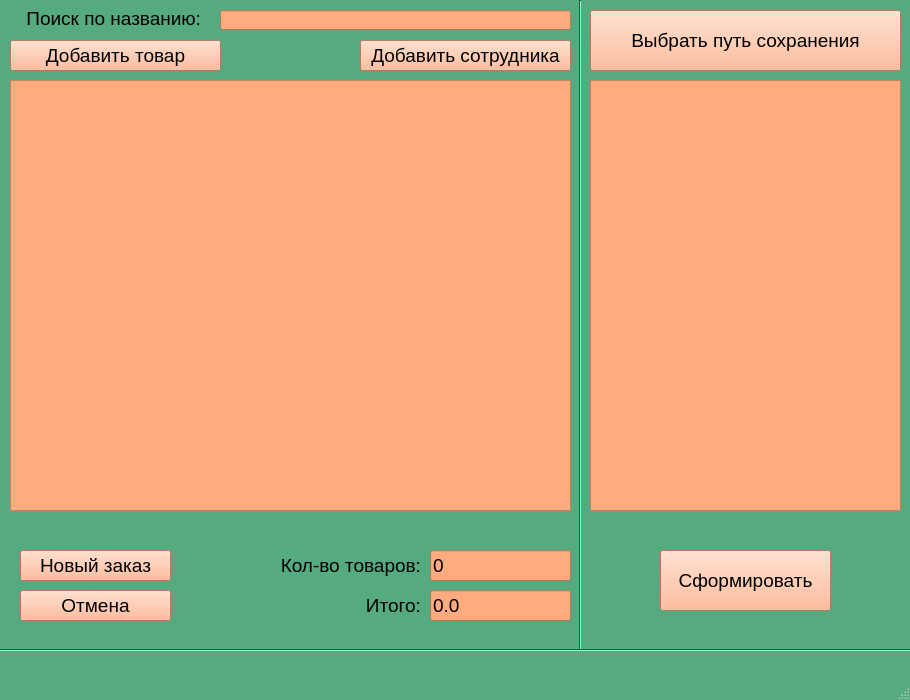
<?xml version="1.0" encoding="UTF-8"?>
<ui version="4.0">
 <class>MainWindow</class>
 <widget class="QMainWindow" name="MainWindow">
  <property name="geometry">
   <rect>
    <x>0</x>
    <y>0</y>
    <width>910</width>
    <height>700</height>
   </rect>
  </property>
  <property name="palette">
   <palette>
    <active>
     <colorrole role="WindowText">
      <brush brushstyle="SolidPattern">
       <color alpha="255">
        <red>0</red>
        <green>0</green>
        <blue>0</blue>
       </color>
      </brush>
     </colorrole>
     <colorrole role="Button">
      <brush brushstyle="SolidPattern">
       <color alpha="255">
        <red>85</red>
        <green>170</green>
        <blue>127</blue>
       </color>
      </brush>
     </colorrole>
     <colorrole role="Light">
      <brush brushstyle="SolidPattern">
       <color alpha="255">
        <red>127</red>
        <green>255</green>
        <blue>191</blue>
       </color>
      </brush>
     </colorrole>
     <colorrole role="Midlight">
      <brush brushstyle="SolidPattern">
       <color alpha="255">
        <red>106</red>
        <green>212</green>
        <blue>159</blue>
       </color>
      </brush>
     </colorrole>
     <colorrole role="Dark">
      <brush brushstyle="SolidPattern">
       <color alpha="255">
        <red>42</red>
        <green>85</green>
        <blue>64</blue>
       </color>
      </brush>
     </colorrole>
     <colorrole role="Mid">
      <brush brushstyle="SolidPattern">
       <color alpha="255">
        <red>57</red>
        <green>113</green>
        <blue>85</blue>
       </color>
      </brush>
     </colorrole>
     <colorrole role="Text">
      <brush brushstyle="SolidPattern">
       <color alpha="255">
        <red>0</red>
        <green>0</green>
        <blue>0</blue>
       </color>
      </brush>
     </colorrole>
     <colorrole role="BrightText">
      <brush brushstyle="SolidPattern">
       <color alpha="255">
        <red>255</red>
        <green>255</green>
        <blue>255</blue>
       </color>
      </brush>
     </colorrole>
     <colorrole role="ButtonText">
      <brush brushstyle="SolidPattern">
       <color alpha="255">
        <red>0</red>
        <green>0</green>
        <blue>0</blue>
       </color>
      </brush>
     </colorrole>
     <colorrole role="Base">
      <brush brushstyle="SolidPattern">
       <color alpha="255">
        <red>255</red>
        <green>255</green>
        <blue>255</blue>
       </color>
      </brush>
     </colorrole>
     <colorrole role="Window">
      <brush brushstyle="SolidPattern">
       <color alpha="255">
        <red>85</red>
        <green>170</green>
        <blue>127</blue>
       </color>
      </brush>
     </colorrole>
     <colorrole role="Shadow">
      <brush brushstyle="SolidPattern">
       <color alpha="255">
        <red>0</red>
        <green>0</green>
        <blue>0</blue>
       </color>
      </brush>
     </colorrole>
     <colorrole role="AlternateBase">
      <brush brushstyle="SolidPattern">
       <color alpha="255">
        <red>170</red>
        <green>212</green>
        <blue>191</blue>
       </color>
      </brush>
     </colorrole>
     <colorrole role="ToolTipBase">
      <brush brushstyle="SolidPattern">
       <color alpha="255">
        <red>255</red>
        <green>255</green>
        <blue>220</blue>
       </color>
      </brush>
     </colorrole>
     <colorrole role="ToolTipText">
      <brush brushstyle="SolidPattern">
       <color alpha="255">
        <red>0</red>
        <green>0</green>
        <blue>0</blue>
       </color>
      </brush>
     </colorrole>
     <colorrole role="PlaceholderText">
      <brush brushstyle="SolidPattern">
       <color alpha="128">
        <red>0</red>
        <green>0</green>
        <blue>0</blue>
       </color>
      </brush>
     </colorrole>
    </active>
    <inactive>
     <colorrole role="WindowText">
      <brush brushstyle="SolidPattern">
       <color alpha="255">
        <red>0</red>
        <green>0</green>
        <blue>0</blue>
       </color>
      </brush>
     </colorrole>
     <colorrole role="Button">
      <brush brushstyle="SolidPattern">
       <color alpha="255">
        <red>85</red>
        <green>170</green>
        <blue>127</blue>
       </color>
      </brush>
     </colorrole>
     <colorrole role="Light">
      <brush brushstyle="SolidPattern">
       <color alpha="255">
        <red>127</red>
        <green>255</green>
        <blue>191</blue>
       </color>
      </brush>
     </colorrole>
     <colorrole role="Midlight">
      <brush brushstyle="SolidPattern">
       <color alpha="255">
        <red>106</red>
        <green>212</green>
        <blue>159</blue>
       </color>
      </brush>
     </colorrole>
     <colorrole role="Dark">
      <brush brushstyle="SolidPattern">
       <color alpha="255">
        <red>42</red>
        <green>85</green>
        <blue>64</blue>
       </color>
      </brush>
     </colorrole>
     <colorrole role="Mid">
      <brush brushstyle="SolidPattern">
       <color alpha="255">
        <red>57</red>
        <green>113</green>
        <blue>85</blue>
       </color>
      </brush>
     </colorrole>
     <colorrole role="Text">
      <brush brushstyle="SolidPattern">
       <color alpha="255">
        <red>0</red>
        <green>0</green>
        <blue>0</blue>
       </color>
      </brush>
     </colorrole>
     <colorrole role="BrightText">
      <brush brushstyle="SolidPattern">
       <color alpha="255">
        <red>255</red>
        <green>255</green>
        <blue>255</blue>
       </color>
      </brush>
     </colorrole>
     <colorrole role="ButtonText">
      <brush brushstyle="SolidPattern">
       <color alpha="255">
        <red>0</red>
        <green>0</green>
        <blue>0</blue>
       </color>
      </brush>
     </colorrole>
     <colorrole role="Base">
      <brush brushstyle="SolidPattern">
       <color alpha="255">
        <red>255</red>
        <green>255</green>
        <blue>255</blue>
       </color>
      </brush>
     </colorrole>
     <colorrole role="Window">
      <brush brushstyle="SolidPattern">
       <color alpha="255">
        <red>85</red>
        <green>170</green>
        <blue>127</blue>
       </color>
      </brush>
     </colorrole>
     <colorrole role="Shadow">
      <brush brushstyle="SolidPattern">
       <color alpha="255">
        <red>0</red>
        <green>0</green>
        <blue>0</blue>
       </color>
      </brush>
     </colorrole>
     <colorrole role="AlternateBase">
      <brush brushstyle="SolidPattern">
       <color alpha="255">
        <red>170</red>
        <green>212</green>
        <blue>191</blue>
       </color>
      </brush>
     </colorrole>
     <colorrole role="ToolTipBase">
      <brush brushstyle="SolidPattern">
       <color alpha="255">
        <red>255</red>
        <green>255</green>
        <blue>220</blue>
       </color>
      </brush>
     </colorrole>
     <colorrole role="ToolTipText">
      <brush brushstyle="SolidPattern">
       <color alpha="255">
        <red>0</red>
        <green>0</green>
        <blue>0</blue>
       </color>
      </brush>
     </colorrole>
     <colorrole role="PlaceholderText">
      <brush brushstyle="SolidPattern">
       <color alpha="128">
        <red>0</red>
        <green>0</green>
        <blue>0</blue>
       </color>
      </brush>
     </colorrole>
    </inactive>
    <disabled>
     <colorrole role="WindowText">
      <brush brushstyle="SolidPattern">
       <color alpha="255">
        <red>42</red>
        <green>85</green>
        <blue>64</blue>
       </color>
      </brush>
     </colorrole>
     <colorrole role="Button">
      <brush brushstyle="SolidPattern">
       <color alpha="255">
        <red>85</red>
        <green>170</green>
        <blue>127</blue>
       </color>
      </brush>
     </colorrole>
     <colorrole role="Light">
      <brush brushstyle="SolidPattern">
       <color alpha="255">
        <red>127</red>
        <green>255</green>
        <blue>191</blue>
       </color>
      </brush>
     </colorrole>
     <colorrole role="Midlight">
      <brush brushstyle="SolidPattern">
       <color alpha="255">
        <red>106</red>
        <green>212</green>
        <blue>159</blue>
       </color>
      </brush>
     </colorrole>
     <colorrole role="Dark">
      <brush brushstyle="SolidPattern">
       <color alpha="255">
        <red>42</red>
        <green>85</green>
        <blue>64</blue>
       </color>
      </brush>
     </colorrole>
     <colorrole role="Mid">
      <brush brushstyle="SolidPattern">
       <color alpha="255">
        <red>57</red>
        <green>113</green>
        <blue>85</blue>
       </color>
      </brush>
     </colorrole>
     <colorrole role="Text">
      <brush brushstyle="SolidPattern">
       <color alpha="255">
        <red>42</red>
        <green>85</green>
        <blue>64</blue>
       </color>
      </brush>
     </colorrole>
     <colorrole role="BrightText">
      <brush brushstyle="SolidPattern">
       <color alpha="255">
        <red>255</red>
        <green>255</green>
        <blue>255</blue>
       </color>
      </brush>
     </colorrole>
     <colorrole role="ButtonText">
      <brush brushstyle="SolidPattern">
       <color alpha="255">
        <red>42</red>
        <green>85</green>
        <blue>64</blue>
       </color>
      </brush>
     </colorrole>
     <colorrole role="Base">
      <brush brushstyle="SolidPattern">
       <color alpha="255">
        <red>85</red>
        <green>170</green>
        <blue>127</blue>
       </color>
      </brush>
     </colorrole>
     <colorrole role="Window">
      <brush brushstyle="SolidPattern">
       <color alpha="255">
        <red>85</red>
        <green>170</green>
        <blue>127</blue>
       </color>
      </brush>
     </colorrole>
     <colorrole role="Shadow">
      <brush brushstyle="SolidPattern">
       <color alpha="255">
        <red>0</red>
        <green>0</green>
        <blue>0</blue>
       </color>
      </brush>
     </colorrole>
     <colorrole role="AlternateBase">
      <brush brushstyle="SolidPattern">
       <color alpha="255">
        <red>85</red>
        <green>170</green>
        <blue>127</blue>
       </color>
      </brush>
     </colorrole>
     <colorrole role="ToolTipBase">
      <brush brushstyle="SolidPattern">
       <color alpha="255">
        <red>255</red>
        <green>255</green>
        <blue>220</blue>
       </color>
      </brush>
     </colorrole>
     <colorrole role="ToolTipText">
      <brush brushstyle="SolidPattern">
       <color alpha="255">
        <red>0</red>
        <green>0</green>
        <blue>0</blue>
       </color>
      </brush>
     </colorrole>
     <colorrole role="PlaceholderText">
      <brush brushstyle="SolidPattern">
       <color alpha="128">
        <red>0</red>
        <green>0</green>
        <blue>0</blue>
       </color>
      </brush>
     </colorrole>
    </disabled>
   </palette>
  </property>
  <property name="windowTitle">
   <string>Создание заказа</string>
  </property>
  <property name="windowIcon">
   <iconset>
    <normaloff>../pic/icon2.jpg</normaloff>../pic/icon2.jpg</iconset>
  </property>
  <widget class="QWidget" name="centralwidget">
   <widget class="QPushButton" name="newOrderButton">
    <property name="geometry">
     <rect>
      <x>20</x>
      <y>550</y>
      <width>151</width>
      <height>31</height>
     </rect>
    </property>
    <property name="font">
     <font>
      <pointsize>14</pointsize>
     </font>
    </property>
    <property name="styleSheet">
     <string notr="true">background-color: rgb(255, 170, 127);</string>
    </property>
    <property name="text">
     <string>Новый заказ</string>
    </property>
   </widget>
   <widget class="QPushButton" name="cancelButton">
    <property name="geometry">
     <rect>
      <x>20</x>
      <y>590</y>
      <width>151</width>
      <height>31</height>
     </rect>
    </property>
    <property name="font">
     <font>
      <pointsize>14</pointsize>
     </font>
    </property>
    <property name="styleSheet">
     <string notr="true">background-color: rgb(255, 170, 127);</string>
    </property>
    <property name="text">
     <string>Отмена</string>
    </property>
   </widget>
   <widget class="QLabel" name="amountLabel">
    <property name="geometry">
     <rect>
      <x>270</x>
      <y>550</y>
      <width>151</width>
      <height>31</height>
     </rect>
    </property>
    <property name="font">
     <font>
      <family>MS Shell Dlg 2</family>
      <pointsize>14</pointsize>
      <weight>50</weight>
      <italic>false</italic>
      <bold>false</bold>
     </font>
    </property>
    <property name="styleSheet">
     <string notr="true">font: 14pt &quot;MS Shell Dlg 2&quot;;</string>
    </property>
    <property name="text">
     <string>Кол-во товаров:</string>
    </property>
    <property name="alignment">
     <set>Qt::AlignRight|Qt::AlignTrailing|Qt::AlignVCenter</set>
    </property>
   </widget>
   <widget class="QLabel" name="resultSumLabel">
    <property name="geometry">
     <rect>
      <x>320</x>
      <y>590</y>
      <width>101</width>
      <height>31</height>
     </rect>
    </property>
    <property name="font">
     <font>
      <family>MS Shell Dlg 2</family>
      <pointsize>14</pointsize>
      <weight>50</weight>
      <italic>false</italic>
      <bold>false</bold>
     </font>
    </property>
    <property name="styleSheet">
     <string notr="true">font: 14pt &quot;MS Shell Dlg 2&quot;;</string>
    </property>
    <property name="text">
     <string>Итого:</string>
    </property>
    <property name="alignment">
     <set>Qt::AlignRight|Qt::AlignTrailing|Qt::AlignVCenter</set>
    </property>
   </widget>
   <widget class="QLineEdit" name="amountLine">
    <property name="geometry">
     <rect>
      <x>430</x>
      <y>550</y>
      <width>141</width>
      <height>31</height>
     </rect>
    </property>
    <property name="font">
     <font>
      <pointsize>14</pointsize>
     </font>
    </property>
    <property name="styleSheet">
     <string notr="true">background-color: rgb(255, 170, 127);
selection-background-color: rgb(170, 170, 170);</string>
    </property>
    <property name="text">
     <string>0</string>
    </property>
    <property name="readOnly">
     <bool>true</bool>
    </property>
   </widget>
   <widget class="QLineEdit" name="resultSumLine">
    <property name="geometry">
     <rect>
      <x>430</x>
      <y>590</y>
      <width>141</width>
      <height>31</height>
     </rect>
    </property>
    <property name="font">
     <font>
      <pointsize>14</pointsize>
     </font>
    </property>
    <property name="styleSheet">
     <string notr="true">background-color: rgb(255, 170, 127);
selection-background-color: rgb(170, 170, 170);
</string>
    </property>
    <property name="text">
     <string>0.0</string>
    </property>
    <property name="readOnly">
     <bool>true</bool>
    </property>
   </widget>
   <widget class="QTextEdit" name="checkPreviewText">
    <property name="geometry">
     <rect>
      <x>590</x>
      <y>80</y>
      <width>311</width>
      <height>431</height>
     </rect>
    </property>
    <property name="styleSheet">
     <string notr="true">background-color: rgb(255, 170, 127);
selection-background-color: rgb(170, 170, 170);
font: 10pt &quot;MS Shell Dlg 2&quot;;</string>
    </property>
    <property name="readOnly">
     <bool>true</bool>
    </property>
   </widget>
   <widget class="QPushButton" name="formButton">
    <property name="geometry">
     <rect>
      <x>660</x>
      <y>550</y>
      <width>171</width>
      <height>61</height>
     </rect>
    </property>
    <property name="font">
     <font>
      <pointsize>14</pointsize>
     </font>
    </property>
    <property name="styleSheet">
     <string notr="true">background-color: rgb(255, 170, 127);</string>
    </property>
    <property name="text">
     <string>Сформировать</string>
    </property>
   </widget>
   <widget class="QTableWidget" name="dbTableWidget">
    <property name="geometry">
     <rect>
      <x>10</x>
      <y>80</y>
      <width>561</width>
      <height>431</height>
     </rect>
    </property>
    <property name="styleSheet">
     <string notr="true">background-color: rgb(255, 170, 127);
selection-background-color: rgb(170, 170, 170);
font: 10pt &quot;MS Shell Dlg 2&quot;;
column-color: rgb(255, 85, 0);</string>
    </property>
   </widget>
   <widget class="QLabel" name="searchLabel">
    <property name="geometry">
     <rect>
      <x>20</x>
      <y>10</y>
      <width>181</width>
      <height>16</height>
     </rect>
    </property>
    <property name="font">
     <font>
      <pointsize>14</pointsize>
     </font>
    </property>
    <property name="text">
     <string>Поиск по названию:</string>
    </property>
    <property name="alignment">
     <set>Qt::AlignRight|Qt::AlignTrailing|Qt::AlignVCenter</set>
    </property>
   </widget>
   <widget class="QLineEdit" name="searchLine">
    <property name="geometry">
     <rect>
      <x>220</x>
      <y>10</y>
      <width>351</width>
      <height>20</height>
     </rect>
    </property>
    <property name="font">
     <font>
      <pointsize>14</pointsize>
     </font>
    </property>
    <property name="styleSheet">
     <string notr="true">background-color: rgb(255, 170, 127);
selection-background-color: rgb(170, 170, 170);</string>
    </property>
    <property name="text">
     <string/>
    </property>
   </widget>
   <widget class="QPushButton" name="saveFilePathButton">
    <property name="geometry">
     <rect>
      <x>590</x>
      <y>10</y>
      <width>311</width>
      <height>61</height>
     </rect>
    </property>
    <property name="font">
     <font>
      <pointsize>14</pointsize>
     </font>
    </property>
    <property name="styleSheet">
     <string notr="true">background-color: rgb(255, 170, 127);</string>
    </property>
    <property name="text">
     <string>Выбрать путь сохранения</string>
    </property>
   </widget>
   <widget class="QPushButton" name="addStaffButton">
    <property name="geometry">
     <rect>
      <x>360</x>
      <y>40</y>
      <width>211</width>
      <height>31</height>
     </rect>
    </property>
    <property name="font">
     <font>
      <pointsize>14</pointsize>
     </font>
    </property>
    <property name="styleSheet">
     <string notr="true">background-color: rgb(255, 170, 127);</string>
    </property>
    <property name="text">
     <string>Добавить сотрудника</string>
    </property>
   </widget>
   <widget class="QPushButton" name="addItemButton">
    <property name="geometry">
     <rect>
      <x>10</x>
      <y>40</y>
      <width>211</width>
      <height>31</height>
     </rect>
    </property>
    <property name="font">
     <font>
      <pointsize>14</pointsize>
     </font>
    </property>
    <property name="styleSheet">
     <string notr="true">background-color: rgb(255, 170, 127);</string>
    </property>
    <property name="text">
     <string>Добавить товар</string>
    </property>
   </widget>
   <widget class="Line" name="line">
    <property name="geometry">
     <rect>
      <x>570</x>
      <y>0</y>
      <width>21</width>
      <height>651</height>
     </rect>
    </property>
    <property name="orientation">
     <enum>Qt::Vertical</enum>
    </property>
   </widget>
   <widget class="Line" name="line_2">
    <property name="geometry">
     <rect>
      <x>0</x>
      <y>640</y>
      <width>911</width>
      <height>21</height>
     </rect>
    </property>
    <property name="orientation">
     <enum>Qt::Horizontal</enum>
    </property>
   </widget>
  </widget>
  <widget class="QMenuBar" name="menubar">
   <property name="geometry">
    <rect>
     <x>0</x>
     <y>0</y>
     <width>910</width>
     <height>21</height>
    </rect>
   </property>
  </widget>
  <widget class="QStatusBar" name="statusbar"/>
 </widget>
 <resources/>
 <connections/>
</ui>
